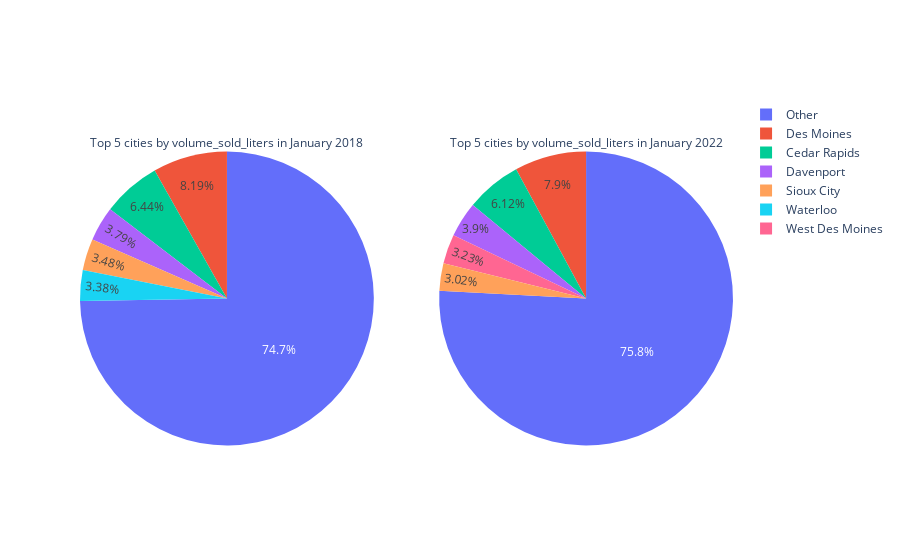
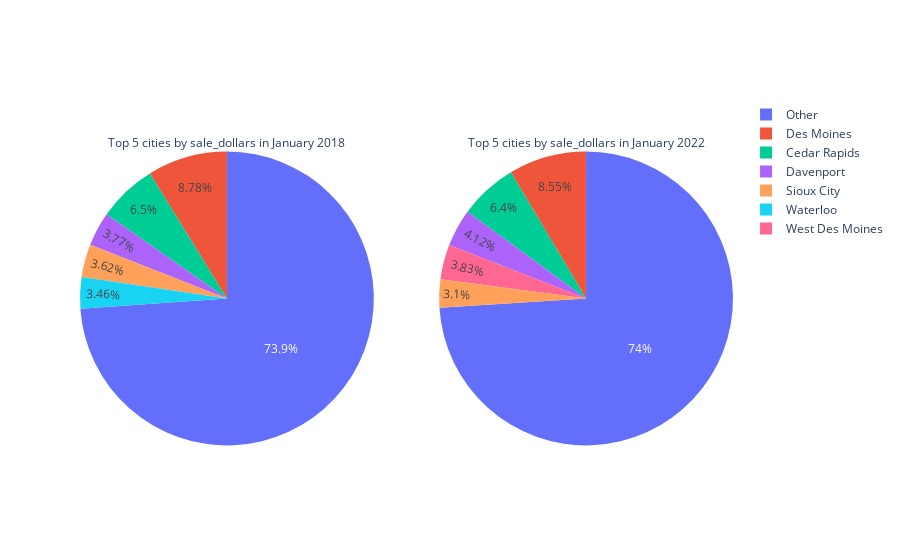

Notebook cell for these charts, in order:
### Markdown cell above
### Des Mones adalah kota dengan penjualan tertinggi minuman beralkohol di Iowa, Amerika Serikat pada bulan Januari 2018 dan 2022

### Code cell
def visual_top_5_cities_by_volume_sold_liters_or_sale_dollars():
    for column in ["volume_sold_liters", "sale_dollars"]:
        fig = make_subplots(rows=1, cols=2,
                            specs=[[{"type": "pie"}, {"type": "pie"}]])

        for index, year in enumerate([2018, 2022]):
            dataframe = df6.loc[(df6['year'] == year) & (df6['month'] == 1)]
            series_other = dataframe.groupby('city')[column] \
                                    .sum() \
                                    .sort_values(ascending=False) \
                                    .index[5:]
            series = dataframe.replace(series_other, 'Other') \
                            .groupby('city')[column] \
                            .sum()
            fig.add_trace(go.Pie(values=series,
                                labels=series.index,
                                title="Top 5 cities by {0} in January {1}".format(column, year)),
                        row=1, col=index+1)
        
        iplot(fig)

visual_top_5_cities_by_volume_sold_liters_or_sale_dollars()

### Figure 1 — Plotly figure (JSON) as saved in the notebook; plotly's stock layout.template omitted (floating-point values rounded to 4 significant figures)
{"data": [{"domain": {"x": [0, 0.45], "y": [0, 1]}, "labels": ["Cedar Rapids", "Davenport", "Des Moines", "Other", "Sioux City", "Waterloo"], "title": {"text": "Top 5 cities by volume_sold_liters in January 2018"}, "type": "pie", "values": [71240.0, 41970.0, 90570.0, 826600.0, 38500.0, 37390.0]}, {"domain": {"x": [0.55, 1], "y": [0, 1]}, "labels": ["Cedar Rapids", "Davenport", "Des Moines", "Other", "Sioux City", "West Des Moines"], "title": {"text": "Top 5 cities by volume_sold_liters in January 2022"}, "type": "pie", "values": [63070.0, 40230.0, 81430.0, 781600.0, 31160.0, 33250.0]}], "layout": {}}

### Figure 2 — Plotly figure (JSON) as saved in the notebook; plotly's stock layout.template omitted (floating-point values rounded to 4 significant figures)
{"data": [{"domain": {"x": [0, 0.45], "y": [0, 1]}, "labels": ["Cedar Rapids", "Davenport", "Des Moines", "Other", "Sioux City", "Waterloo"], "title": {"text": "Top 5 cities by sale_dollars in January 2018"}, "type": "pie", "values": [1042000.0, 604900.0, 1409000.0, 11850000.0, 580000.0, 554800.0]}, {"domain": {"x": [0.55, 1], "y": [0, 1]}, "labels": ["Cedar Rapids", "Davenport", "Des Moines", "Other", "Sioux City", "West Des Moines"], "title": {"text": "Top 5 cities by sale_dollars in January 2022"}, "type": "pie", "values": [1158000.0, 745700.0, 1548000.0, 13390000.0, 561600.0, 693400.0]}], "layout": {}}
